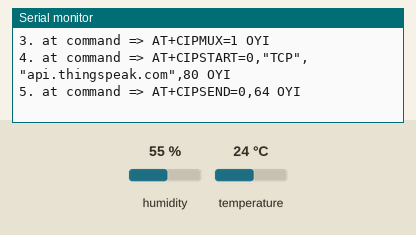
A sketch run on a simulated Arduino Uno, built with avr-gcc and run on an emulated ATmega328P. Shown: the last lines printed to the serial monitor. Inputs (shaded band) come from the test bench; at power-on: humidity 55 %, temperature 24 °C. The modem accepts every AT command (registered, SIM ready, sends succeed) and sends nothing else.

Above: at 1.2 s.
1.3 s: humidity set to 22 %
At 1.97 s:
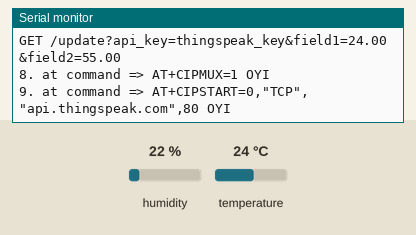
4.9 s: temperature set to 12 °C
At 5.25 s:
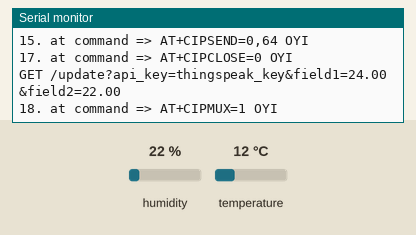
6.4 s: humidity set to 40 %
At 6.93 s:
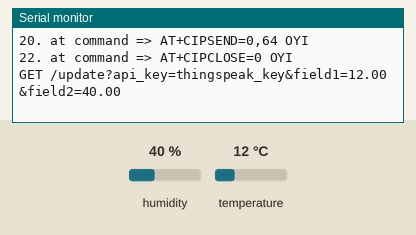
Timing chart, 0 to 9.4 s (numbered marks = the images above; inputs shaded):
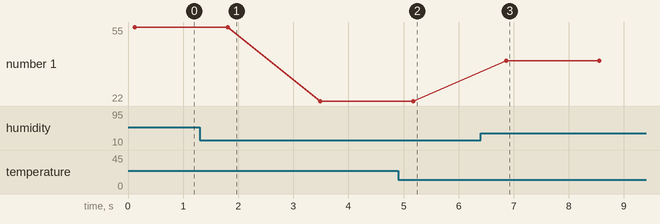

The sketch:

temp.ino
```cpp
#include <SoftwareSerial.h>
#include <DHT.h>


#define RX 10
#define TX 11

#define DHTPIN 8
DHT dht(DHTPIN, DHT22,15);

String AP = "wifi_name";       // CHANGE ME
String PASS = "wifi_password"; // CHANGE ME

String API = "thingspeak_key";   // CHANGE ME
String HOST = "api.thingspeak.com";
String PORT = "80";

int countTrueCommand;
int countTimeCommand;
boolean found = false;
int valSensor = 1;

SoftwareSerial esp8266(RX,TX);


void setup() {
  Serial.begin(9600);
  esp8266.begin(115200);
  sendCommand("AT",5,"OK");
  sendCommand("AT+CWMODE=1",5,"OK");
  sendCommand("AT+CWJAP=\""+ AP +"\",\""+ PASS +"\"",20,"OK");
}

void loop() {
 String getData = "GET /update?api_key="+ API +"&field1="+String(getTemp())+"&field2=" +String(getHumidity());
 Serial.println(getData);
 sendCommand("AT+CIPMUX=1",5,"OK");
 sendCommand("AT+CIPSTART=0,\"TCP\",\""+ HOST +"\","+ PORT,15,"OK");
 sendCommand("AT+CIPSEND=0," +String(getData.length()+4),4,">");
 esp8266.println(getData);delay(1500);countTrueCommand++;
 sendCommand("AT+CIPCLOSE=0",5,"OK");
}

float getTemp(){

    return dht.readTemperature();
}

float getHumidity(){
  return dht.readHumidity();
}

void sendCommand(String command, int maxTime, char readReplay[]) {
  Serial.print(countTrueCommand);
  Serial.print(". at command => ");
  Serial.print(command);
  Serial.print(" ");
  while(countTimeCommand < (maxTime*1))
  {
    esp8266.println(command);//at+cipsend
    if(esp8266.find(readReplay))//ok
    {
      found = true;
      break;
    }

    countTimeCommand++;
  }

  if(found == true)
  {
    Serial.println("OYI");
    countTrueCommand++;
    countTimeCommand = 0;
  }

  if(found == false)
  {
    Serial.println("Fail");
    countTrueCommand = 0;
    countTimeCommand = 0;
  }

  found = false;
 }
```

Measured:
- after the input at 6.4 s, the serial monitor: prints a new line after 0.47 s (image 3)
- plotted number 1: 55 → 22 after the input at 1.3 s
